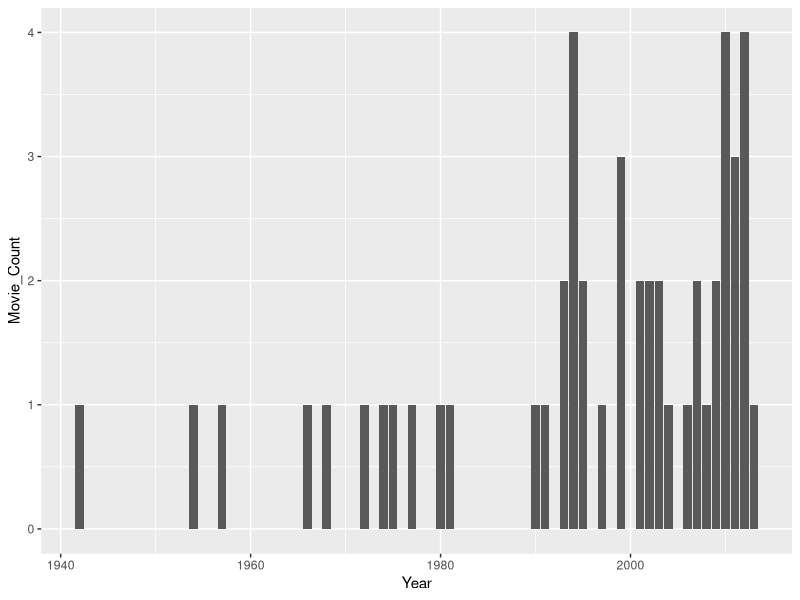
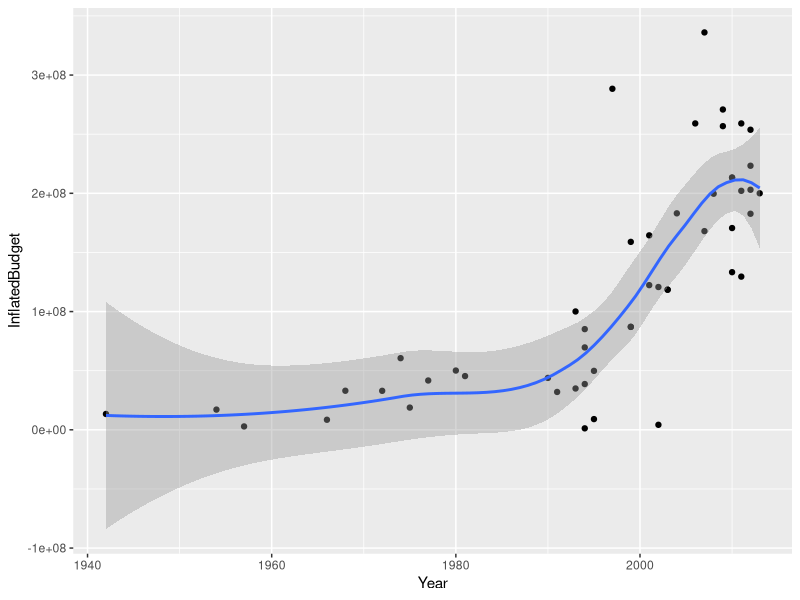
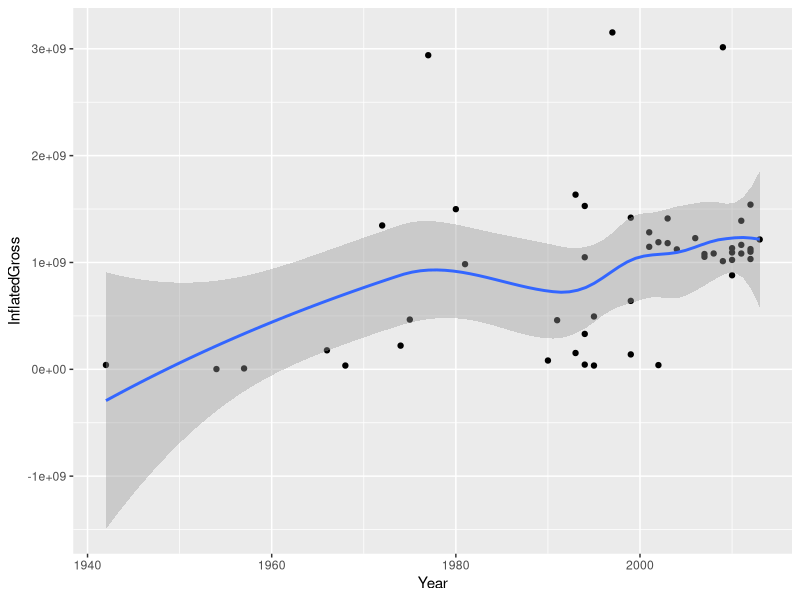
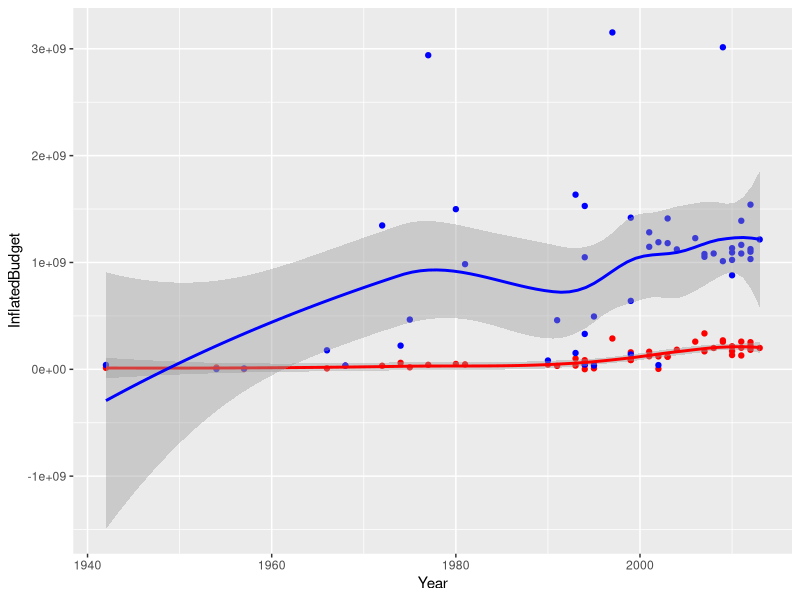
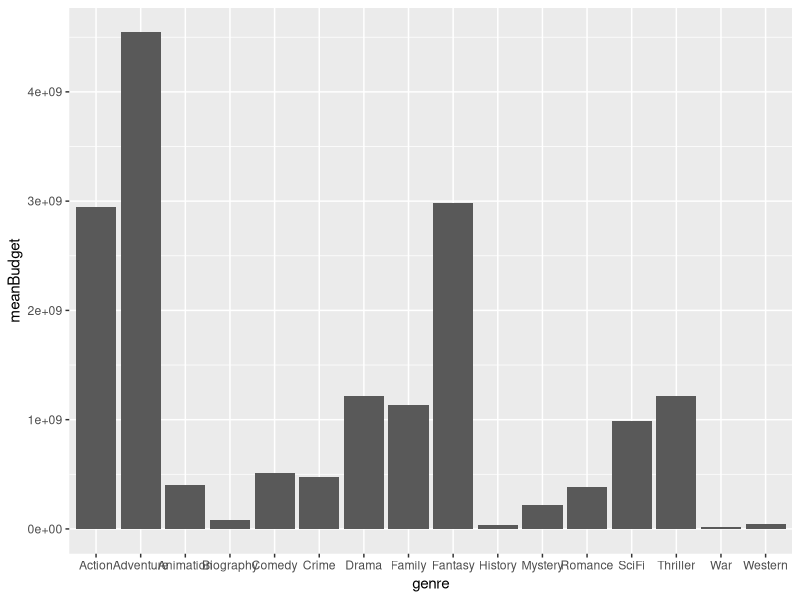
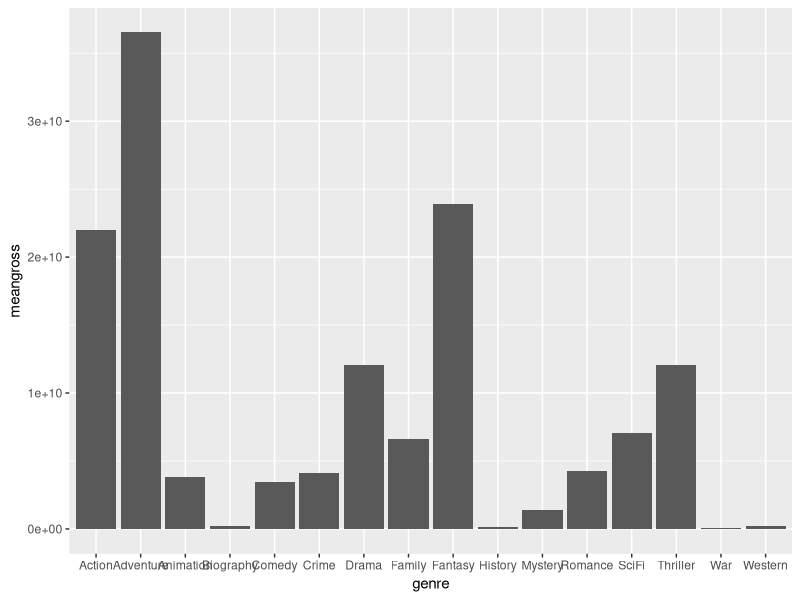
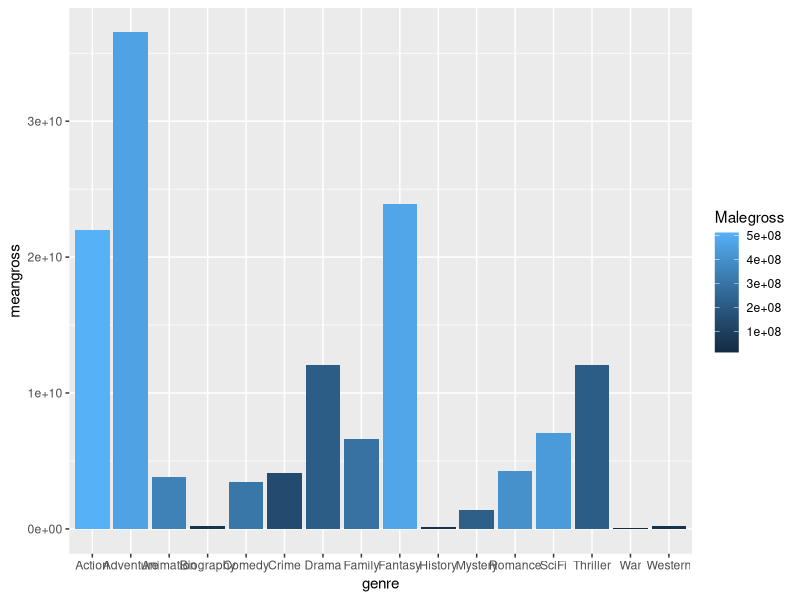

Recreate these plots in R, in order.
## ---- chunk 1
knitr::opts_chunk$set(echo = TRUE)
## ---- chunk 2
#Packages loading to use
library(tidyverse) ##Loaded for dplyr and to 'clean' data
library(ggplot2) ##Loaded for plotting
library(dplyr) ##Loaded for computer issues

## ---- chunk 3
##Read in data and save it to variable raw_data
raw_data <- read.csv(file = "popular_film_data.csv")
glimpse (raw_data)
## ---- chunk 4
#To remove "$" and "," from InflatedBudget
raw_data$InflatedBudget <-  gsub("\\$","", raw_data$InflatedBudget) 
raw_data$InflatedBudget <-  as.numeric(gsub(",","", raw_data$InflatedBudget))

#To remove "$" and "," from InflatedGross
raw_data$InflatedGross <-  gsub("\\$","", raw_data$InflatedGross) 
raw_data$InflatedGross <-  as.numeric(gsub(",","", raw_data$InflatedGross))

#To remove "$" and "," from TotalGross
raw_data$TotalGross <-  gsub("\\$","", raw_data$TotalGross) 
raw_data$TotalGross <-  as.numeric(gsub(",","", raw_data$TotalGross))

#To View our now changed data. 
glimpse (raw_data)
## ---- chunk 5
raw_data <- raw_data |> mutate (Proportion_female = (1 - Proportion_male))

#To view our data with the new variable.
glimpse(raw_data)
## ---- chunk 6
#What is the release year range of the films in our dataset?
range(raw_data$Year)

## ---- chunk 7
 raw_data|>group_by(Year) |> summarise(Movie_Count = n()) |> arrange(desc(Movie_Count))

## ---- chunk 8
#Storing the code to the "count_movieby_year" variable. 

count_movieby_year <-  raw_data|>group_by(Year) |> summarise(Movie_Count = n()) |> arrange(desc(Movie_Count))
ggplot(count_movieby_year, aes(x = Year, y = Movie_Count)) + geom_col()
## ---- chunk 9
raw_data |> group_by(Year)|> summarise(InflatedBudget) |> ggplot(aes(Year,InflatedBudget)) +geom_point() + geom_smooth()
## ---- chunk 10
raw_data |> group_by(Year) |> summarise(InflatedGross) |> ggplot(aes(Year,InflatedGross)) +geom_point() + geom_smooth()

## ---- chunk 11
#raw_data |> group_by(Year)|> ggplot(aes(Year,InflatedGross, InflatedBudget, color = )) +geom_point() + geom_smooth(method = 'loess', formula = 'y~x')

raw_data |> group_by(Year) |> ggplot(aes(x=Year))+geom_point(aes(y=InflatedBudget),color = "red") + geom_point(aes(y=InflatedGross), color = "blue") + geom_smooth(aes(y=InflatedBudget), color = "red") + geom_smooth(aes(y=InflatedGross), color = "blue")


## ---- chunk 12
raw_data |> slice_max(InflatedGross, n = 10) |> select(FilmName, Year, InflatedGross)
## ---- chunk 13
raw_data |> slice_max(InflatedBudget, n = 1) |> select(FilmName, InflatedGross)
raw_data |> slice_min(InflatedBudget, n = 1) |> select(FilmName, InflatedGross)

## ---- chunk 14
raw_data |> slice_max(InflatedGross, n = 10) |> select(FilmName, InflatedGross)
#still need the genre
## ---- chunk 15
#We'll arrange the code to output what we need to see. 
genreGrossBudget <- (rbind(cbind(genre = "Comedy", raw_data %>% filter(Comedy == 1) %>% summarise(meangross = mean(InflatedGross), meanBudget = mean(InflatedBudget), Male_Proportion = Proportion_male, Female_Proportion = Proportion_female, Femalegross = ((mean(Proportion_female))*meangross), Malegross = ((mean(Proportion_male))*meangross))),
      cbind(genre = "Drama", raw_data %>% filter(Drama == 1) %>% summarise(meangross = mean(InflatedGross),meanBudget = mean(InflatedBudget),  Male_Proportion = Proportion_male, Female_Proportion = Proportion_female, Femalegross = ((mean(Proportion_female))*meangross), Malegross = ((mean(Proportion_male))*meangross))),
      cbind(genre = "Western", raw_data %>% filter(Western == 1) %>% summarise(meangross = mean(InflatedGross),meanBudget = mean(InflatedBudget),  Male_Proportion = Proportion_male, Female_Proportion = Proportion_female, Femalegross = ((mean(Proportion_female))*meangross), Malegross = ((mean(Proportion_male))*meangross))),
      cbind(genre = "Action", raw_data %>% filter(Action == 1) %>% summarise(meangross = mean(InflatedGross),meanBudget = mean(InflatedBudget),  Male_Proportion = Proportion_male, Female_Proportion = Proportion_female, Femalegross = ((mean(Proportion_female))*meangross), Malegross = ((mean(Proportion_male))*meangross))),
     cbind(genre = "Biography", raw_data %>% filter(Biography == 1) %>% summarise(meangross = mean(InflatedGross),meanBudget = mean(InflatedBudget), Malegross = ((mean(Proportion_male))*meangross), Male_Proportion = Proportion_male, Female_Proportion = Proportion_female, Femalegross = ((mean(Proportion_female))*meangross), Malegross = ((mean(Proportion_male))*meangross))),
    cbind(genre = "History", raw_data %>% filter(History == 1) %>% summarise(meangross = mean(InflatedGross),meanBudget = mean(InflatedBudget),  Male_Proportion = Proportion_male, Female_Proportion = Proportion_female, Femalegross = ((mean(Proportion_female))*meangross), Malegross = ((mean(Proportion_male))*meangross))), 
    cbind(genre = "Adventure", raw_data %>% filter(Adventure == 1) %>% summarise(meangross = mean(InflatedGross),meanBudget = mean(InflatedBudget),  Male_Proportion = Proportion_male, Female_Proportion = Proportion_female, Femalegross = ((mean(Proportion_female))*meangross), Malegross = ((mean(Proportion_male))*meangross))),
        cbind(genre = "Fantasy", raw_data %>% filter(Fantasy == 1) %>% summarise(meangross = mean(InflatedGross),meanBudget = mean(InflatedBudget),  Male_Proportion = Proportion_male, Female_Proportion = Proportion_female, Femalegross = ((mean(Proportion_female))*meangross), Malegross = ((mean(Proportion_male))*meangross))),
    cbind(genre = "Mystery", raw_data %>% filter(Mystery == 1) %>% summarise(meangross = mean(InflatedGross),meanBudget = mean(InflatedBudget),  Male_Proportion = Proportion_male, Female_Proportion = Proportion_female, Femalegross = ((mean(Proportion_female))*meangross), Malegross = ((mean(Proportion_male))*meangross))),
    cbind(genre = "SciFi", raw_data %>% filter(SciFi == 1) %>% summarise(meangross = mean(InflatedGross),meanBudget = mean(InflatedBudget),  Male_Proportion = Proportion_male, Female_Proportion = Proportion_female, Femalegross = ((mean(Proportion_female))*meangross), Malegross = ((mean(Proportion_male))*meangross))),
    cbind(genre = "Romance", raw_data %>% filter(Romance == 1) %>% summarise(meangross = mean(InflatedGross),meanBudget = mean(InflatedBudget),  Male_Proportion = Proportion_male, Female_Proportion = Proportion_female, Femalegross = ((mean(Proportion_female))*meangross), Malegross = ((mean(Proportion_male))*meangross))),
    cbind(genre = "Thriller", raw_data %>% filter(Drama == 1) %>% summarise(meangross = mean(InflatedGross),meanBudget = mean(InflatedBudget),  Male_Proportion = Proportion_male, Female_Proportion = Proportion_female, Femalegross = ((mean(Proportion_female))*meangross), Malegross = ((mean(Proportion_male))*meangross))),
    cbind(genre = "Crime", raw_data %>% filter(Crime == 1) %>% summarise(meangross = mean(InflatedGross),meanBudget = mean(InflatedBudget),  Male_Proportion = Proportion_male, Female_Proportion = Proportion_female, Femalegross = ((mean(Proportion_female))*meangross), Malegross = ((mean(Proportion_male))*meangross))),
    cbind(genre = "War", raw_data %>% filter(War == 1) %>% summarise(meangross = mean(InflatedGross),meanBudget = mean(InflatedBudget),  Male_Proportion = Proportion_male, Female_Proportion = Proportion_female, Femalegross = ((mean(Proportion_female))*meangross), Malegross = ((mean(Proportion_male))*meangross))),
    cbind(genre = "Family", raw_data %>% filter(Family == 1) %>% summarise(meangross = mean(InflatedGross),meanBudget = mean(InflatedBudget),  Male_Proportion = Proportion_male, Female_Proportion = Proportion_female, Femalegross = ((mean(Proportion_female))*meangross), Malegross = ((mean(Proportion_male))*meangross))),
    cbind(genre = "Animation", raw_data %>% filter(Animation == 1) %>% summarise(meangross = mean(InflatedGross),meanBudget = mean(InflatedBudget), Male_Proportion = Proportion_male, Female_Proportion = Proportion_female, Femalegross = ((mean(Proportion_female))*meangross), Malegross = ((mean(Proportion_male))*meangross)))) %>% arrange(desc(meanBudget)))
genreGrossBudget
## ---- chunk 16
#Over all, what genre cost more to produce on average? How much did that category produce in grossings?

#Over all, what genre cost more to produce on average? How much did that category produce in grossing? 
genreGrossBudget |> slice(which(meanBudget ==max(meanBudget) | meanBudget == min(meanBudget))) |> distinct()

## ---- chunk 17
ggplot(genreGrossBudget) + geom_bar(mapping = aes(genre, meanBudget), stat = "identity")

#ggplot for meangross
ggplot(genreGrossBudget) + geom_bar(mapping = aes(genre, meangross), stat = "identity")
## ---- chunk 18
#genreGrossBudget <- genreGrossBudget |> mutate ( Gross_Female = (as.numeric(genreGrossBudget$meangross) * as.numeric(raw_data$Proportion_female)))

ggplot(genreGrossBudget, aes(genre, meangross, fill = Malegross)) + geom_col()
## ---- chunk 19

rbind(cbind(genre = "Comedy", raw_data %>% filter(Comedy == 1) %>% summarise(sum = sum(Comedy == 1))),
    cbind(genre = "Drama", raw_data %>% filter(Drama == 1) %>% summarise(sum = sum(Drama == 1))),
    cbind(genre = "Western", raw_data %>% filter(Western == 1) %>% summarise(sum = sum(Western == 1))),
    cbind(genre = "Action", raw_data %>% filter(Action == 1) %>% summarise(sum = sum(Action == 1))),
    cbind(genre = "Biography", raw_data %>% filter(Biography == 1) %>% summarise(sum = sum(Biography == 1))),
    cbind(genre = "History", raw_data %>% filter(History == 1) %>% summarise(sum = sum(History == 1))),
    cbind(genre = "Adventure", raw_data %>% filter(Adventure == 1) %>% summarise(sum = sum(Adventure == 1))),
    cbind(genre = "Fantasy", raw_data %>% filter(Fantasy == 1) %>% summarise(sum = sum(Fantasy == 1))),
    cbind(genre = "Mystery", raw_data %>% filter(Mystery == 1) %>% summarise(sum = sum(Mystery == 1))),
    cbind(genre = "SciFi", raw_data %>% filter(SciFi == 1) %>% summarise(sum = sum(SciFi == 1))),
    cbind(genre = "Romance", raw_data %>% filter(Romance == 1) %>% summarise(sum = sum(Romance == 1))),
    cbind(genre = "Thriller", raw_data %>% filter(Thriller == 1) %>% summarise(sum = sum(Thriller == 1))),
    cbind(genre = "Crime", raw_data %>% filter(Crime == 1) %>% summarise(sum = sum(Crime == 1))),
    cbind(genre = "War", raw_data %>% filter(War == 1) %>% summarise(sum = sum(War == 1))),
    cbind(genre = "Family", raw_data %>% filter(Family == 1) %>% summarise(sum = sum(Family == 1))),
    cbind(genre = "Animation", raw_data %>% filter(Animation == 1) %>% summarise(sum = sum(Animation == 1))))%>% arrange(desc(sum))

#the end of numbers of genre

## ---- chunk 20
#genre enjoyment
genre_enj <- rbind(cbind(genre = "Comedy", raw_data %>% filter(Comedy == 1) %>% summarise(meanenj = mean(Enjoyment))),
    cbind(genre = "Drama", raw_data %>% filter(Drama == 1) %>% summarise(meanenj = mean(Enjoyment))),
    cbind(genre = "Western", raw_data %>% filter(Western == 1) %>% summarise(meanenj = mean(Enjoyment))),
    cbind(genre = "Action", raw_data %>% filter(Action == 1) %>% summarise(meanenj = mean(Enjoyment))),
    cbind(genre = "Biography", raw_data %>% filter(Biography == 1) %>% summarise(meanenj = mean(Enjoyment))),
    cbind(genre = "History", raw_data %>% filter(History == 1) %>% summarise(meanenj = mean(Enjoyment))),
    cbind(genre = "Adventure", raw_data %>% filter(Adventure == 1) %>% summarise(meanenj = mean(Enjoyment))),
    cbind(genre = "Fantasy", raw_data %>% filter(Fantasy == 1) %>% summarise(meanenj = mean(Enjoyment))),
    cbind(genre = "Mystery", raw_data %>% filter(Mystery == 1) %>% summarise(meanenj = mean(Enjoyment))),
    cbind(genre = "SciFi", raw_data %>% filter(SciFi == 1) %>% summarise(meanenj = mean(Enjoyment))),
    cbind(genre = "Romance", raw_data %>% filter(Romance == 1) %>% summarise(meanenj = mean(Enjoyment))),
    cbind(genre = "Thriller", raw_data %>% filter(Thriller == 1) %>% summarise(meanenj = mean(Enjoyment))),
    cbind(genre = "Crime", raw_data %>% filter(Crime == 1) %>% summarise(meanenj = mean(Enjoyment))),
    cbind(genre = "War", raw_data %>% filter(War == 1) %>% summarise(meanenj = mean(Enjoyment))),
    cbind(genre = "Family", raw_data %>% filter(Family == 1) %>% summarise(meanenj = mean(Enjoyment))),
    cbind(genre = "Animation", raw_data %>% filter(Animation == 1) %>% summarise(meanenj = mean(Enjoyment))))%>% arrange(desc(meanenj))

genre_enj |> slice(which(meanenj ==max(meanenj) | meanenj == min(meanenj))) |> distinct()

## ---- chunk 21
#genre appreaction
genre_app <- rbind(cbind(genre = "Comedy", raw_data %>% filter(Comedy == 1) %>% summarise(meanapp = mean(Appreciation))),
    cbind(genre = "Drama", raw_data %>% filter(Drama == 1) %>% summarise(meanapp = mean(Appreciation))),
    cbind(genre = "Western", raw_data %>% filter(Western == 1) %>% summarise(meanapp = mean(Appreciation))),
    cbind(genre = "Action", raw_data %>% filter(Action == 1) %>% summarise(meanapp = mean(Appreciation))),
    cbind(genre = "Biography", raw_data %>% filter(Biography == 1) %>% summarise(meanapp = mean(Appreciation))),
    cbind(genre = "History", raw_data %>% filter(History == 1) %>% summarise(meanapp = mean(Appreciation))),
    cbind(genre = "Adventure", raw_data %>% filter(Adventure == 1) %>% summarise(meanapp = mean(Appreciation))),
    cbind(genre = "Fantasy", raw_data %>% filter(Fantasy == 1) %>% summarise(meanapp = mean(Appreciation))),
    cbind(genre = "Mystery", raw_data %>% filter(Mystery == 1) %>% summarise(meanapp = mean(Appreciation))),
    cbind(genre = "SciFi", raw_data %>% filter(SciFi == 1) %>% summarise(meanapp = mean(Appreciation))),
    cbind(genre = "Romance", raw_data %>% filter(Romance == 1) %>% summarise(meanapp = mean(Appreciation))),
    cbind(genre = "Thriller", raw_data %>% filter(Thriller == 1) %>% summarise(meanapp = mean(Appreciation))),
    cbind(genre = "Crime", raw_data %>% filter(Crime == 1) %>% summarise(meanapp = mean(Appreciation))),
    cbind(genre = "War", raw_data %>% filter(War == 1) %>% summarise(meanapp = mean(Appreciation))),
    cbind(genre = "Family", raw_data %>% filter(Family == 1) %>% summarise(meanapp = mean(Appreciation))),
    cbind(genre = "Animation", raw_data %>% filter(Animation == 1) %>% summarise(meanapp = mean(Appreciation))))%>% arrange(desc(meanapp))

genre_app |> slice(which(meanapp ==max(meanapp) | meanapp == min(meanapp))) |> distinct()
## ---- chunk 22
raw_data |> slice_max(Appreciation, n = 10)|> select(FilmName,Appreciation, Enjoyment)

raw_data |> slice_max(Enjoyment, n = 10) |> select(FilmName, Enjoyment, Appreciation)

raw_data |> slice_max(InflatedGross, n = 10) |> select(FilmName, InflatedGross, Appreciation, Enjoyment)
